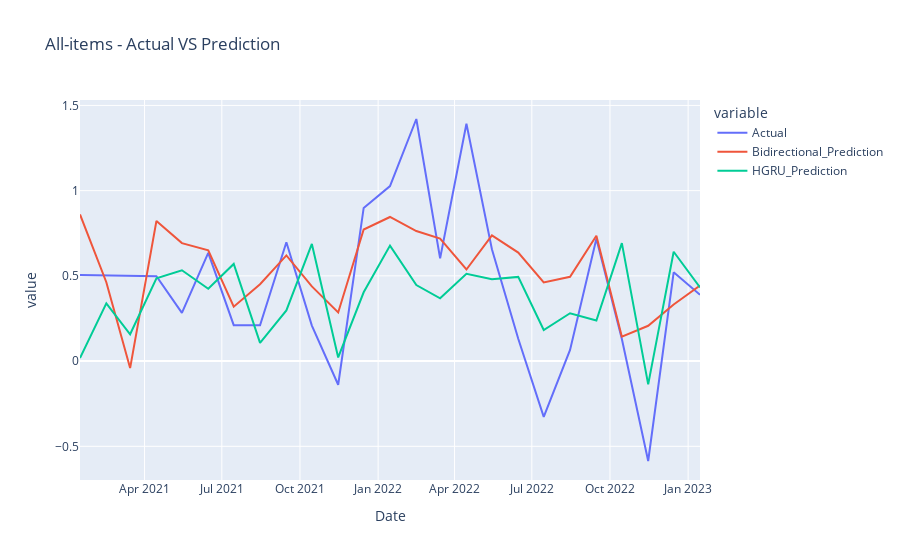
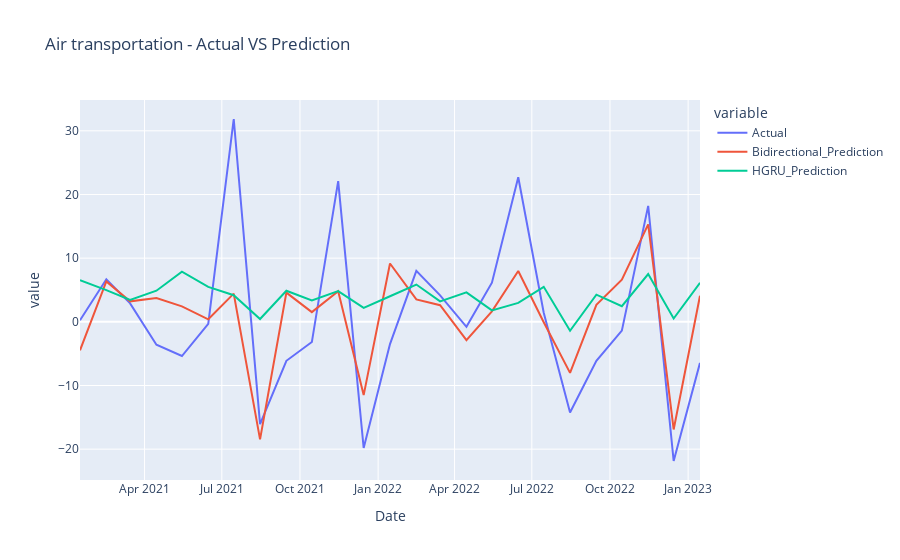
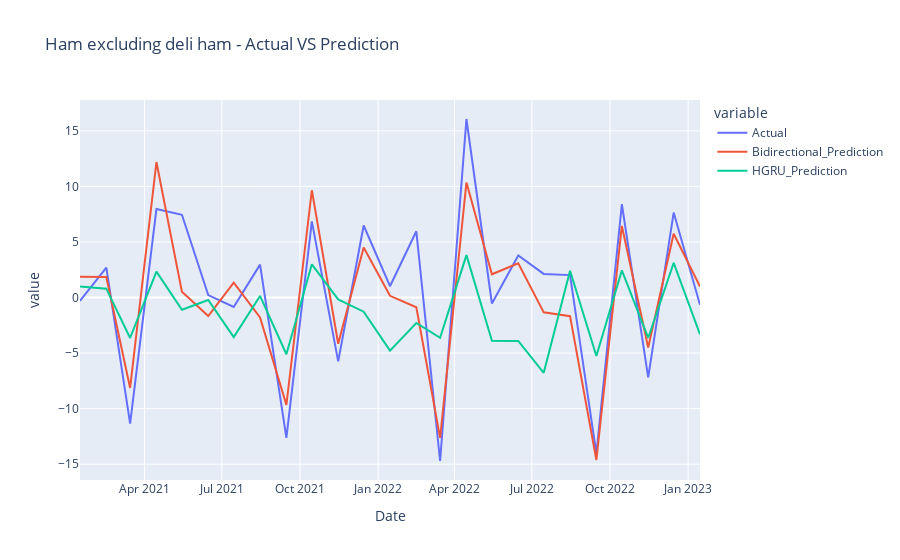
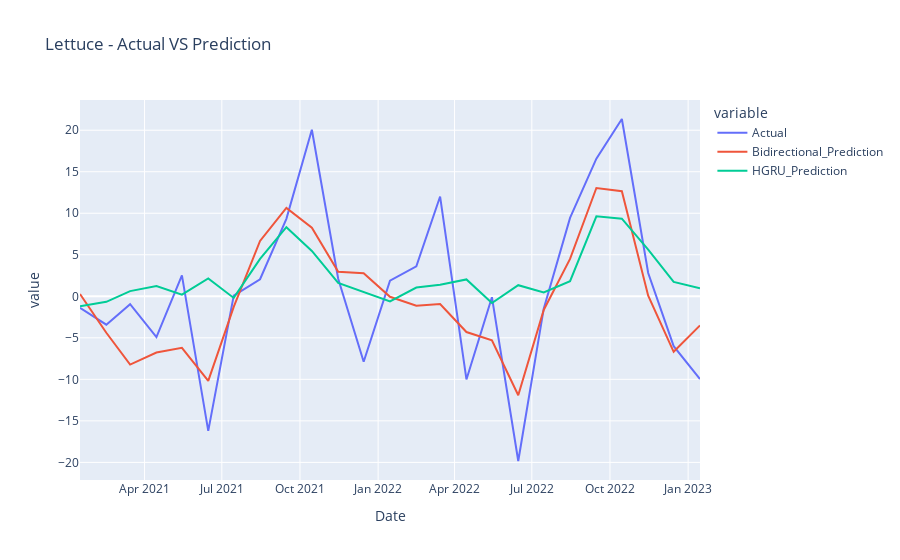

Write notebook code for charts like these, in order.
### Code cell
plot_results_bidirect_hgru(bidirect_hgru_dict, categories_with_highest_diff)

### Figure 1 — Plotly figure (JSON) as saved in the notebook; plotly's stock layout.template omitted (floating-point values rounded to 4 significant figures)
{"data": [{"hovertemplate": "variable=Actual<br>Date=%{x}<br>value=%{y}<extra></extra>", "legendgroup": "Actual", "line": {"color": "#636efa", "dash": "solid"}, "marker": {"symbol": "circle"}, "mode": "lines", "name": "Actual", "orientation": "v", "showlegend": true, "type": "scatter", "x": ["2021-01-15", "2021-02-15", "2021-03-15", "2021-04-15", "2021-05-15", "2021-06-15", "2021-07-15", "2021-08-15", "2021-09-15", "2021-10-15", "2021-11-15", "2021-12-15", "2022-01-15", "2022-02-15", "2022-03-15", "2022-04-15", "2022-05-15", "2022-06-15", "2022-07-15", "2022-08-15", "2022-09-15", "2022-10-15", "2022-11-15", "2022-12-15", "2023-01-15"], "xaxis": "x", "y": [0.5052, 0.5027, 0.5002, 0.4977, 0.2833, 0.6345, 0.2106, 0.2102, 0.6974, 0.2083, -0.1388, 0.8987, 1.027, 1.42, 0.6026, 1.392, 0.6562, 0.1307, -0.3271, 0.06551, 0.7178, 0.13, -0.5861, 0.5212, 0.3891], "yaxis": "y"}, {"hovertemplate": "variable=Bidirectional_Prediction<br>Date=%{x}<br>value=%{y}<extra></extra>", "legendgroup": "Bidirectional_Prediction", "line": {"color": "#EF553B", "dash": "solid"}, "marker": {"symbol": "circle"}, "mode": "lines", "name": "Bidirectional_Prediction", "orientation": "v", "showlegend": true, "type": "scatter", "x": ["2021-01-15", "2021-02-15", "2021-03-15", "2021-04-15", "2021-05-15", "2021-06-15", "2021-07-15", "2021-08-15", "2021-09-15", "2021-10-15", "2021-11-15", "2021-12-15", "2022-01-15", "2022-02-15", "2022-03-15", "2022-04-15", "2022-05-15", "2022-06-15", "2022-07-15", "2022-08-15", "2022-09-15", "2022-10-15", "2022-11-15", "2022-12-15", "2023-01-15"], "xaxis": "x", "y": [0.8605, 0.4629, -0.04099, 0.8223, 0.6923, 0.6495, 0.3194, 0.4508, 0.6199, 0.4381, 0.2853, 0.7719, 0.8455, 0.7629, 0.719, 0.5375, 0.7373, 0.6366, 0.4617, 0.4949, 0.7353, 0.1431, 0.2071, 0.3317, 0.4427], "yaxis": "y"}, {"hovertemplate": "variable=HGRU_Prediction<br>Date=%{x}<br>value=%{y}<extra></extra>", "legendgroup": "HGRU_Prediction", "line": {"color": "#00cc96", "dash": "solid"}, "marker": {"symbol": "circle"}, "mode": "lines", "name": "HGRU_Prediction", "orientation": "v", "showlegend": true, "type": "scatter", "x": ["2021-01-15", "2021-02-15", "2021-03-15", "2021-04-15", "2021-05-15", "2021-06-15", "2021-07-15", "2021-08-15", "2021-09-15", "2021-10-15", "2021-11-15", "2021-12-15", "2022-01-15", "2022-02-15", "2022-03-15", "2022-04-15", "2022-05-15", "2022-06-15", "2022-07-15", "2022-08-15", "2022-09-15", "2022-10-15", "2022-11-15", "2022-12-15", "2023-01-15"], "xaxis": "x", "y": [0.01846, 0.3386, 0.1574, 0.4854, 0.533, 0.4241, 0.5702, 0.1072, 0.2974, 0.6873, 0.02132, 0.4038, 0.6774, 0.4461, 0.3687, 0.5123, 0.4798, 0.494, 0.1823, 0.2806, 0.2379, 0.6924, -0.1362, 0.6416, 0.4324], "yaxis": "y"}], "layout": {"legend": {"title": {"text": "variable"}, "tracegroupgap": 0}, "title": {"text": "All-items - Actual VS Prediction"}, "xaxis": {"anchor": "y", "domain": [0, 1], "title": {"text": "Date"}}, "yaxis": {"anchor": "x", "domain": [0, 1], "title": {"text": "value"}}}}

### Figure 2 — Plotly figure (JSON) as saved in the notebook; plotly's stock layout.template omitted (floating-point values rounded to 4 significant figures)
{"data": [{"hovertemplate": "variable=Actual<br>Date=%{x}<br>value=%{y}<extra></extra>", "legendgroup": "Actual", "line": {"color": "#636efa", "dash": "solid"}, "marker": {"symbol": "circle"}, "mode": "lines", "name": "Actual", "orientation": "v", "showlegend": true, "type": "scatter", "x": ["2021-01-15", "2021-02-15", "2021-03-15", "2021-04-15", "2021-05-15", "2021-06-15", "2021-07-15", "2021-08-15", "2021-09-15", "2021-10-15", "2021-11-15", "2021-12-15", "2022-01-15", "2022-02-15", "2022-03-15", "2022-04-15", "2022-05-15", "2022-06-15", "2022-07-15", "2022-08-15", "2022-09-15", "2022-10-15", "2022-11-15", "2022-12-15", "2023-01-15"], "xaxis": "x", "y": [0.2471, 6.681, 2.9, -3.595, -5.371, -0.307, 31.86, -16.07, -6.118, -3.177, 22.1, -19.82, -3.497, 8.013, 4.166, -0.7778, 6.157, 22.71, 1.433, -14.23, -6.123, -1.376, 18.21, -21.86, -6.447], "yaxis": "y"}, {"hovertemplate": "variable=Bidirectional_Prediction<br>Date=%{x}<br>value=%{y}<extra></extra>", "legendgroup": "Bidirectional_Prediction", "line": {"color": "#EF553B", "dash": "solid"}, "marker": {"symbol": "circle"}, "mode": "lines", "name": "Bidirectional_Prediction", "orientation": "v", "showlegend": true, "type": "scatter", "x": ["2021-01-15", "2021-02-15", "2021-03-15", "2021-04-15", "2021-05-15", "2021-06-15", "2021-07-15", "2021-08-15", "2021-09-15", "2021-10-15", "2021-11-15", "2021-12-15", "2022-01-15", "2022-02-15", "2022-03-15", "2022-04-15", "2022-05-15", "2022-06-15", "2022-07-15", "2022-08-15", "2022-09-15", "2022-10-15", "2022-11-15", "2022-12-15", "2023-01-15"], "xaxis": "x", "y": [-4.467, 6.339, 3.217, 3.738, 2.422, 0.3944, 4.426, -18.47, 4.581, 1.522, 4.793, -11.51, 9.158, 3.516, 2.612, -2.876, 1.639, 7.985, -0.06569, -8.014, 2.676, 6.621, 15.31, -16.9, 4.105], "yaxis": "y"}, {"hovertemplate": "variable=HGRU_Prediction<br>Date=%{x}<br>value=%{y}<extra></extra>", "legendgroup": "HGRU_Prediction", "line": {"color": "#00cc96", "dash": "solid"}, "marker": {"symbol": "circle"}, "mode": "lines", "name": "HGRU_Prediction", "orientation": "v", "showlegend": true, "type": "scatter", "x": ["2021-01-15", "2021-02-15", "2021-03-15", "2021-04-15", "2021-05-15", "2021-06-15", "2021-07-15", "2021-08-15", "2021-09-15", "2021-10-15", "2021-11-15", "2021-12-15", "2022-01-15", "2022-02-15", "2022-03-15", "2022-04-15", "2022-05-15", "2022-06-15", "2022-07-15", "2022-08-15", "2022-09-15", "2022-10-15", "2022-11-15", "2022-12-15", "2023-01-15"], "xaxis": "x", "y": [6.524, 4.979, 3.448, 4.888, 7.886, 5.492, 4.185, 0.4469, 4.876, 3.363, 4.819, 2.193, 4.013, 5.855, 3.206, 4.626, 1.801, 2.966, 5.492, -1.397, 4.262, 2.456, 7.505, 0.5288, 6.126], "yaxis": "y"}], "layout": {"legend": {"title": {"text": "variable"}, "tracegroupgap": 0}, "title": {"text": "Air transportation - Actual VS Prediction"}, "xaxis": {"anchor": "y", "domain": [0, 1], "title": {"text": "Date"}}, "yaxis": {"anchor": "x", "domain": [0, 1], "title": {"text": "value"}}}}

### Figure 3 — Plotly figure (JSON) as saved in the notebook; plotly's stock layout.template omitted (floating-point values rounded to 4 significant figures)
{"data": [{"hovertemplate": "variable=Actual<br>Date=%{x}<br>value=%{y}<extra></extra>", "legendgroup": "Actual", "line": {"color": "#636efa", "dash": "solid"}, "marker": {"symbol": "circle"}, "mode": "lines", "name": "Actual", "orientation": "v", "showlegend": true, "type": "scatter", "x": ["2021-01-15", "2021-02-15", "2021-03-15", "2021-04-15", "2021-05-15", "2021-06-15", "2021-07-15", "2021-08-15", "2021-09-15", "2021-10-15", "2021-11-15", "2021-12-15", "2022-01-15", "2022-02-15", "2022-03-15", "2022-04-15", "2022-05-15", "2022-06-15", "2022-07-15", "2022-08-15", "2022-09-15", "2022-10-15", "2022-11-15", "2022-12-15", "2023-01-15"], "xaxis": "x", "y": [-0.3035, 2.699, -11.34, 7.96, 7.444, 0.2128, -0.8541, 2.958, -12.63, 6.847, -5.75, 6.483, 1.017, 5.96, -14.71, 16.07, -0.5387, 3.777, 2.123, 2.016, -14.04, 8.396, -7.183, 7.644, -0.6592], "yaxis": "y"}, {"hovertemplate": "variable=Bidirectional_Prediction<br>Date=%{x}<br>value=%{y}<extra></extra>", "legendgroup": "Bidirectional_Prediction", "line": {"color": "#EF553B", "dash": "solid"}, "marker": {"symbol": "circle"}, "mode": "lines", "name": "Bidirectional_Prediction", "orientation": "v", "showlegend": true, "type": "scatter", "x": ["2021-01-15", "2021-02-15", "2021-03-15", "2021-04-15", "2021-05-15", "2021-06-15", "2021-07-15", "2021-08-15", "2021-09-15", "2021-10-15", "2021-11-15", "2021-12-15", "2022-01-15", "2022-02-15", "2022-03-15", "2022-04-15", "2022-05-15", "2022-06-15", "2022-07-15", "2022-08-15", "2022-09-15", "2022-10-15", "2022-11-15", "2022-12-15", "2023-01-15"], "xaxis": "x", "y": [1.86, 1.838, -8.139, 12.19, 0.5298, -1.673, 1.332, -1.784, -9.663, 9.653, -4.159, 4.51, 0.1546, -0.8757, -12.63, 10.35, 2.091, 3.076, -1.335, -1.681, -14.62, 6.442, -4.506, 5.741, 0.9883], "yaxis": "y"}, {"hovertemplate": "variable=HGRU_Prediction<br>Date=%{x}<br>value=%{y}<extra></extra>", "legendgroup": "HGRU_Prediction", "line": {"color": "#00cc96", "dash": "solid"}, "marker": {"symbol": "circle"}, "mode": "lines", "name": "HGRU_Prediction", "orientation": "v", "showlegend": true, "type": "scatter", "x": ["2021-01-15", "2021-02-15", "2021-03-15", "2021-04-15", "2021-05-15", "2021-06-15", "2021-07-15", "2021-08-15", "2021-09-15", "2021-10-15", "2021-11-15", "2021-12-15", "2022-01-15", "2022-02-15", "2022-03-15", "2022-04-15", "2022-05-15", "2022-06-15", "2022-07-15", "2022-08-15", "2022-09-15", "2022-10-15", "2022-11-15", "2022-12-15", "2023-01-15"], "xaxis": "x", "y": [0.9933, 0.7969, -3.642, 2.327, -1.104, -0.2239, -3.568, 0.141, -5.108, 2.989, -0.1667, -1.277, -4.781, -2.295, -3.626, 3.817, -3.891, -3.913, -6.775, 2.413, -5.271, 2.443, -3.64, 3.113, -3.311], "yaxis": "y"}], "layout": {"legend": {"title": {"text": "variable"}, "tracegroupgap": 0}, "title": {"text": "Ham excluding deli ham - Actual VS Prediction"}, "xaxis": {"anchor": "y", "domain": [0, 1], "title": {"text": "Date"}}, "yaxis": {"anchor": "x", "domain": [0, 1], "title": {"text": "value"}}}}

### Figure 4 — Plotly figure (JSON) as saved in the notebook; plotly's stock layout.template omitted (floating-point values rounded to 4 significant figures)
{"data": [{"hovertemplate": "variable=Actual<br>Date=%{x}<br>value=%{y}<extra></extra>", "legendgroup": "Actual", "line": {"color": "#636efa", "dash": "solid"}, "marker": {"symbol": "circle"}, "mode": "lines", "name": "Actual", "orientation": "v", "showlegend": true, "type": "scatter", "x": ["2021-01-15", "2021-02-15", "2021-03-15", "2021-04-15", "2021-05-15", "2021-06-15", "2021-07-15", "2021-08-15", "2021-09-15", "2021-10-15", "2021-11-15", "2021-12-15", "2022-01-15", "2022-02-15", "2022-03-15", "2022-04-15", "2022-05-15", "2022-06-15", "2022-07-15", "2022-08-15", "2022-09-15", "2022-10-15", "2022-11-15", "2022-12-15", "2023-01-15"], "xaxis": "x", "y": [-1.395, -3.418, -0.9527, -4.905, 2.515, -16.21, 0.07683, 2.053, 9.332, 20.05, 2.109, -7.881, 1.884, 3.608, 12.02, -10.01, -0.1103, -19.83, -1.492, 9.444, 16.57, 21.35, 2.81, -6.008, -9.967], "yaxis": "y"}, {"hovertemplate": "variable=Bidirectional_Prediction<br>Date=%{x}<br>value=%{y}<extra></extra>", "legendgroup": "Bidirectional_Prediction", "line": {"color": "#EF553B", "dash": "solid"}, "marker": {"symbol": "circle"}, "mode": "lines", "name": "Bidirectional_Prediction", "orientation": "v", "showlegend": true, "type": "scatter", "x": ["2021-01-15", "2021-02-15", "2021-03-15", "2021-04-15", "2021-05-15", "2021-06-15", "2021-07-15", "2021-08-15", "2021-09-15", "2021-10-15", "2021-11-15", "2021-12-15", "2022-01-15", "2022-02-15", "2022-03-15", "2022-04-15", "2022-05-15", "2022-06-15", "2022-07-15", "2022-08-15", "2022-09-15", "2022-10-15", "2022-11-15", "2022-12-15", "2023-01-15"], "xaxis": "x", "y": [0.2801, -4.391, -8.224, -6.769, -6.205, -10.18, -1.275, 6.661, 10.65, 8.266, 2.951, 2.785, -0.06333, -1.141, -0.9327, -4.302, -5.29, -11.92, -1.649, 4.502, 13.04, 12.66, 0.07929, -6.684, -3.512], "yaxis": "y"}, {"hovertemplate": "variable=HGRU_Prediction<br>Date=%{x}<br>value=%{y}<extra></extra>", "legendgroup": "HGRU_Prediction", "line": {"color": "#00cc96", "dash": "solid"}, "marker": {"symbol": "circle"}, "mode": "lines", "name": "HGRU_Prediction", "orientation": "v", "showlegend": true, "type": "scatter", "x": ["2021-01-15", "2021-02-15", "2021-03-15", "2021-04-15", "2021-05-15", "2021-06-15", "2021-07-15", "2021-08-15", "2021-09-15", "2021-10-15", "2021-11-15", "2021-12-15", "2022-01-15", "2022-02-15", "2022-03-15", "2022-04-15", "2022-05-15", "2022-06-15", "2022-07-15", "2022-08-15", "2022-09-15", "2022-10-15", "2022-11-15", "2022-12-15", "2023-01-15"], "xaxis": "x", "y": [-1.19, -0.6663, 0.627, 1.245, 0.2055, 2.154, -0.1949, 4.499, 8.318, 5.466, 1.615, 0.5622, -0.6142, 1.056, 1.395, 2.035, -0.8032, 1.336, 0.4754, 1.812, 9.63, 9.343, 5.624, 1.73, 0.9697], "yaxis": "y"}], "layout": {"legend": {"title": {"text": "variable"}, "tracegroupgap": 0}, "title": {"text": "Lettuce - Actual VS Prediction"}, "xaxis": {"anchor": "y", "domain": [0, 1], "title": {"text": "Date"}}, "yaxis": {"anchor": "x", "domain": [0, 1], "title": {"text": "value"}}}}
